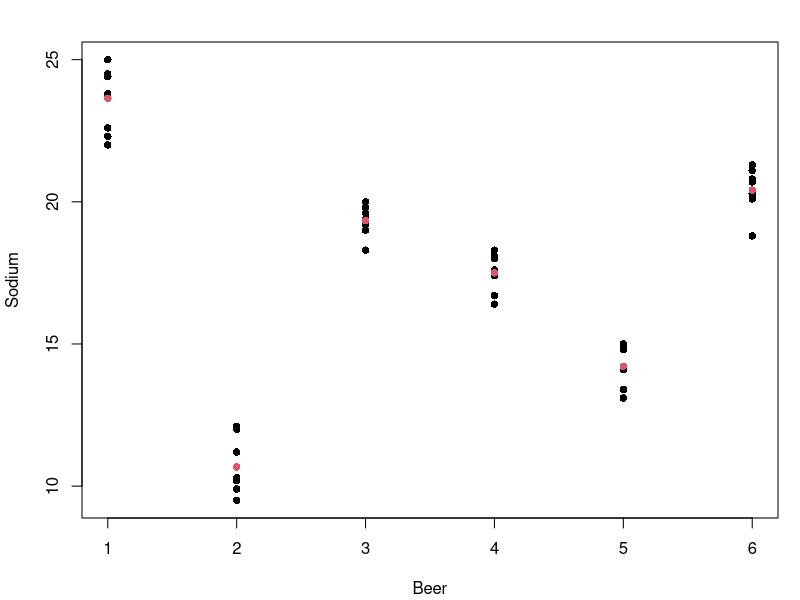
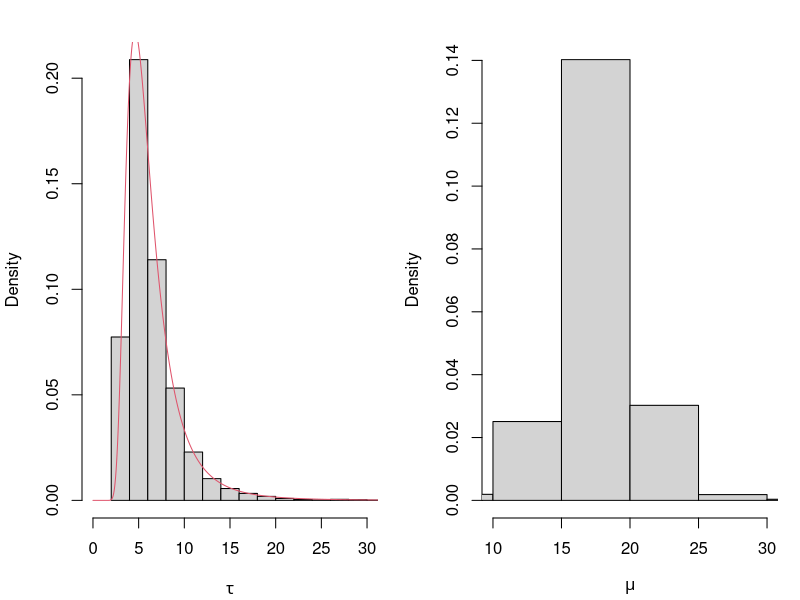
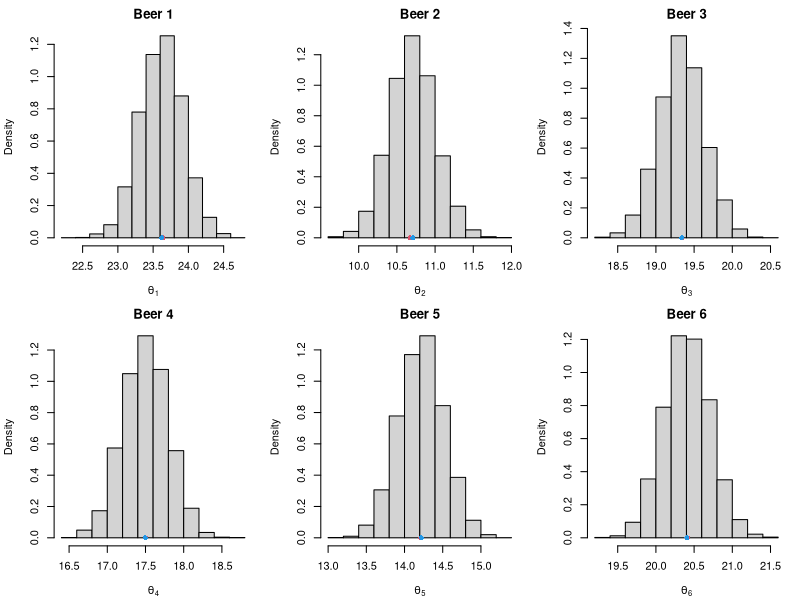
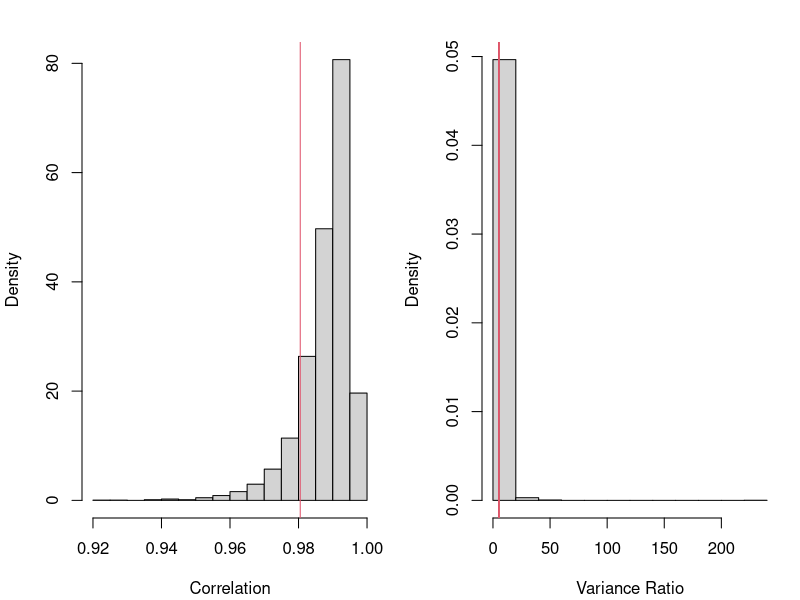

Write the R code that produced these figures, in order.
# Code for samplers use in Beer sodium examples and the summary plots

beers <- read.table("beer_data.txt", header=T)
sodium.mat <- matrix(beers$Sodium,ncol=8,byrow=T)
sodium <- apply(sodium.mat,1,mean)

  
nsamp <- 5000
tau <- (0:4000)/100
sigma <- 0.846140/sqrt(8)
Vmu <- (sigma^2+tau^2)/6
muhat <- mean(sodium)

logpost <- tau*0

for (i in 1:length(tau)) {
  logpost[i] <- 0.5*log(Vmu[i]) -3*log(sigma^2+tau[i]^2) - sum((sodium-muhat)^2)/(sigma^2+tau[i]^2)/2
  }
post <- exp(logpost)

tausim <- sample(tau,nsamp,T,post)
Vmuk <- (sigma^2 + tausim^2)/6
musim <- rnorm(nsamp,muhat,sqrt(Vmuk))
thetasim <- matrix(0,ncol=6,nrow=nsamp)
for(i in 1:6) {
  vari <- sigma^2*tausim^2/(sigma^2 + tausim^2)
  meani <- (sodium[i]/sigma^2 + musim/tausim^2)*vari
  thetasim[,i] <- rnorm(nsamp,meani,sqrt(vari))
}

sodium.res <-sodium.mat
yrep <- array(0,c(nsamp,6,8))
r <- matrix(0, nrow=6, ncol=8)
corr <- rep(0,nsamp)
corrdat <- rep(0,nsamp)
vr <- rep(0,nsamp)
vrdat <- rep(0,nsamp)
for(i in 1:nsamp) {
  for(j in 1:6) {
    yrep[i,j,] <- rnorm(8,thetasim[i,j],sigma)
    r[j,] <- yrep[i,j,] - thetasim[i,j]
    sodium.res[j,] <- sodium.mat[j,] - thetasim[i,j]
  }
  corr[i] <- cor(sort(as.vector(r)),qnorm((1:48)/49))
  corrdat[i] <- cor(sort(as.vector(sodium.res)),qnorm((1:48)/49))
  vari <- apply(yrep[i,,],1,var)
  vr[i] <- max(vari)/min(vari)
  varidat <- apply(sodium.res,1,var)
  vrdat[i] <- max(varidat)/min(varidat)
}

sum(corr >= corrdat)/length(corr)
sum(vr >= vrdat)/length(vr)

fill.lm <- lm(Sodium ~ Beer, data=beers)
corrobs <- cor(sort(residuals(fill.lm)),qnorm((1:48)/49))

postscript("../beerdata.eps",horiz=F,width=6,height=4)
par(mfrow=c(1,1), pty="m", mar=c(4,4,2,1)+0.1)

plot(beers$Beer,beers$Sodium,pch=16, xlab="Beer", ylab="Sodium")
points(1:6,sodium,pch=16,col=2)
dev.off()

postscript("../beerhyper.eps",horiz=F,width=8,height=5)
par(mfrow=c(1,2), pty="m", mar=c(4,4,2,1)+0.1)

hist(tausim,prob=T,xlim=c(0,30), xlab=expression(tau),main="")
lines(tau,post/mean(post)/40,col=2)

hist(musim,prob=T, xlab=expression(mu),xlim=c(10,30),main="")

dev.off()

postscript("../beertheta.eps",horiz=F,width=8,height=5)
par(mfrow=c(2,3), pty="m", mar=c(4,4,2,1)+0.1)

hist(thetasim[,1],prob=T, xlab=expression(theta[1]),
  main="Beer 1")
points(sodium[1],0,pch=16,col=2)
points(mean(thetasim[,1]),0,pch=16,col=4)
hist(thetasim[,2],prob=T, xlab=expression(theta[2]),
  main="Beer 2")
points(sodium[2],0,pch=16,col=2)
points(mean(thetasim[,2]),0,pch=16,col=4)
hist(thetasim[,3],prob=T, xlab=expression(theta[3]),
  main="Beer 3")
points(sodium[3],0,pch=16,col=2)
points(mean(thetasim[,3]),0,pch=16,col=4)
hist(thetasim[,4],prob=T, xlab=expression(theta[4]),
  main="Beer 4")
points(sodium[4],0,pch=16,col=2)
points(mean(thetasim[,4]),0,pch=16,col=4)
hist(thetasim[,5],prob=T, xlab=expression(theta[5]),
  main="Beer 5")
points(sodium[5],0,pch=16,col=2)
points(mean(thetasim[,5]),0,pch=16,col=4)
hist(thetasim[,6],prob=T, xlab=expression(theta[6]),
  main="Beer 6")
points(sodium[6],0,pch=16,col=2)
points(mean(thetasim[,6]),0,pch=16,col=4)
dev.off()


postscript("../beercheck.eps",horiz=F,width=8,height=3.5)
par(mfrow=c(1,2), pty="m", mar=c(4,4,2,1)+0.1)

hist(corr,prob=T, xlab="Correlation",
  main="")
abline(v=corrobs,col=2)
hist(vr,prob=T, xlab="Variance Ratio",
  main="")
abline(v=vrdat,col=2)
dev.off()
